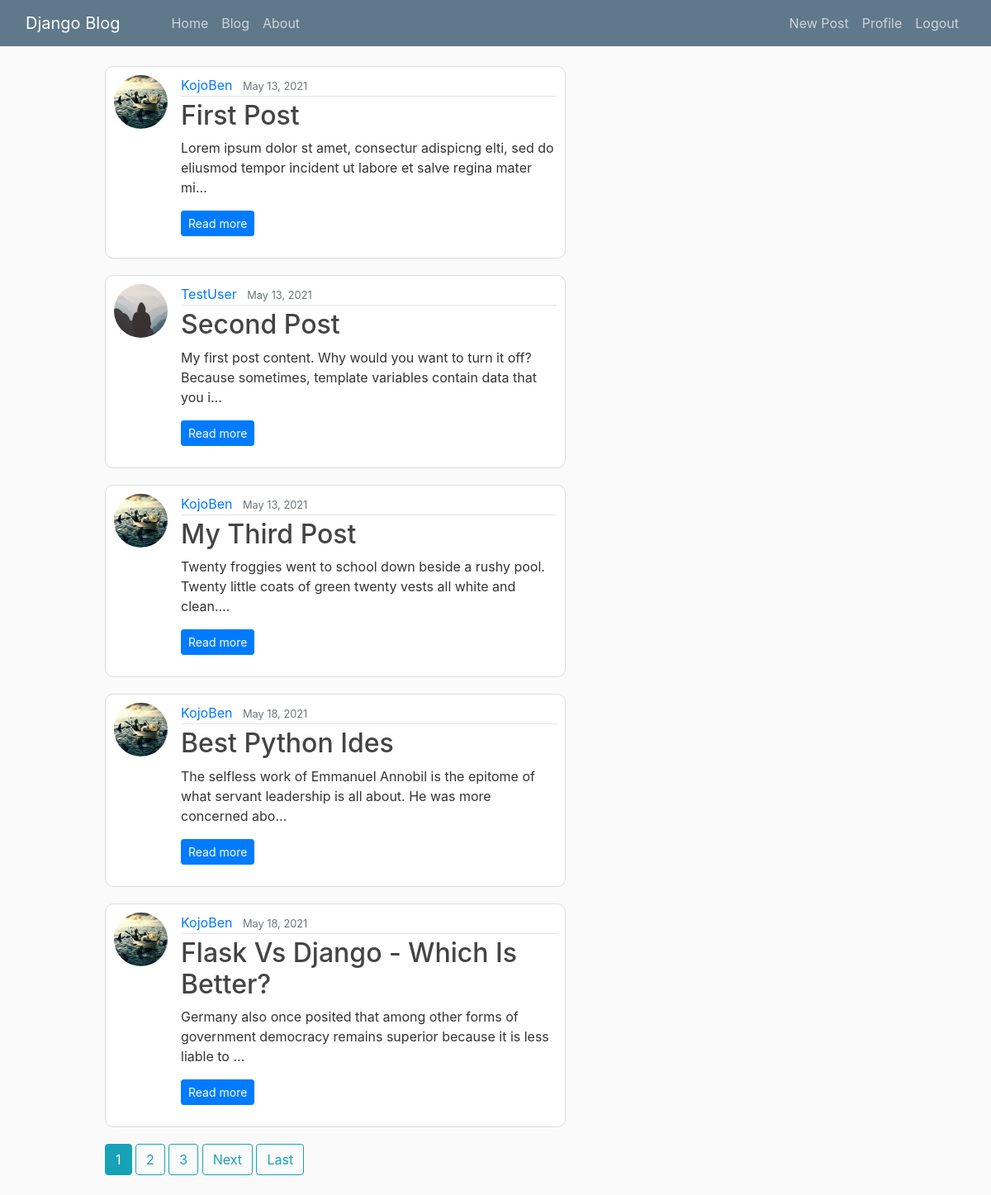
The page /mainblog/ (signed in) on the database its author committed.
### blog/models.py (models this page shows, shortened)
class Post(models.Model):
    title = models.CharField(max_length=100)
    content = models.TextField()
    date_posted = models.DateTimeField(default=timezone.now)
    author = models.ForeignKey(User, on_delete=models.CASCADE)

### users/models.py (models this page shows, shortened)
class Profile(models.Model):
    user = models.OneToOneField(User, on_delete=models.CASCADE)
    image = models.ImageField(default='default.jpg', upload_to='profile_pics')

### blog/views.py (the view)
# urls.py: path('mainblog/', PostListView.as_view(), name='blog-main'),
class PostListView(ListView):
    model = Post
    template_name = 'blog/mainblog.html'
    context_object_name = 'posts'
    paginate_by = 5

### blog/templates/blog/mainblog.html (shortened to what this page needs)
{% extends 'blog/base.html' %}
{% block content %}
    {% for post in posts %}
        <article class="media content-section">
          <img class='rounded-circle article-img' src="{{ post.author.profile.image.url }}" alt="profile_pic">
          <div class="media-body">
            <div class="article-metadata">
              <a class="mr-2" href="{% url 'user-posts' post.author.username %}">{{ post.author }}</a>
              <small class="text-muted">{{ post.date_posted|date:"F d, Y" }}</small>
            </div>
            <h2 class="article-title">{{ post.title|title }}</h2>
            <p class="article-content">{{ post.content|truncatechars_html:120 }}</p>
            <p><a href="{% url 'post-detail' post.id %}" class="btn btn-primary btn-sm">Read more</a></p>
          </div>
        </article>
    {% endfor %}
    {% if is_paginated %}
        <div class="pages">
        {% for num in page_obj.paginator.page_range %}
            {% if page_obj.number == num %}
                <a class="btn btn-info mb-4" href="?page={{ num }}">{{ num }}</a>
            {% elif num > page_obj.number|add:'-3' and num < page_obj.number|add:'3'%}
                <a class="btn btn-outline-info mb-4" href="?page={{ num }}">{{ num }}</a>
            {% endif %}
        {% endfor %}
        {% if page_obj.has_next %}
            <a class="btn btn-outline-info mb-4" href="?page={{ page_obj.next_page_number }}">Next</a>
            <a class="btn btn-outline-info mb-4" href="?page={{ page_obj.paginator.num_pages }}">Last</a>
        {% endif %}
        </div>
    {% endif %}
{% endblock content %}

### blog/static/css/style.css (style rules this page uses)
body { background: #fafafa; color: #333333; margin-top: 5rem; }
h1, h2, h3, h4, h5, h6 { color: #444444; }
.content-section { background: #ffffff; padding: 10px 10px; border: 1px solid #dddddd; border-radius: 10px; margin-left: 7rem; margin-bottom: 20px; }
.pages { margin-left: 7rem; }
.article-title { color: #444444; }
.article-content { white-space: pre-line; }
.article-img { height: 65px; width: 65px; margin-right: 16px; }
.article-metadata { padding-bottom: 1px; margin-bottom: 4px; border-bottom: 1px solid #e3e3e3 }

### rows shown on the page
Post: author.profile.image (picture), author "KojoBen", date_posted "May 13, 2021", title "First Post", content "Lorem ipsum dolor st amet, consectur adispicng elti, sed do eliusmod tempor incident ut labore et salve regina mater mi…"
Post: author.profile.image (placeholder picture), author "TestUser", date_posted "May 13, 2021", title "Second Post", content "My first post content. Why would you want to turn it off? Because sometimes, template variables contain data that you i…"
Post: author.profile.image (picture), author "KojoBen", date_posted "May 13, 2021", title "My Third Post", content "Twenty froggies went to school down beside a rushy pool. Twenty little coats of green twenty vests all white and clean.…"
Post: author.profile.image (picture), author "KojoBen", date_posted "May 18, 2021", title "Best Python Ides", content "The selfless work of Emmanuel Annobil is the epitome of what servant leadership is all about. He was more concerned abo…"
Post: author.profile.image (picture), author "KojoBen", date_posted "May 18, 2021", title "Flask Vs Django - Which Is Better?", content "Germany also once posited that among other forms of government democracy remains superior because it is less liable to …"

### other values the page prints
{{ num }} "1"
{{ num }} "2" "3"
